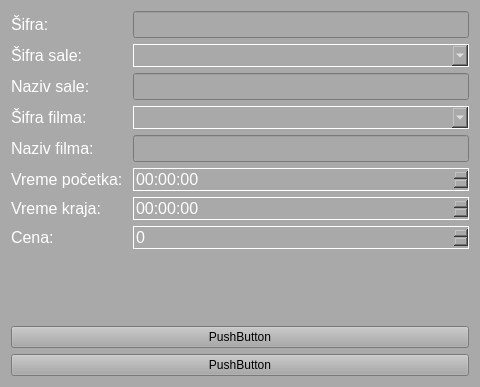
<?xml version="1.0" encoding="UTF-8"?>
<ui version="4.0">
 <class>Frame</class>
 <widget class="QFrame" name="Frame">
  <property name="geometry">
   <rect>
    <x>0</x>
    <y>0</y>
    <width>480</width>
    <height>387</height>
   </rect>
  </property>
  <property name="windowTitle">
   <string>Frame</string>
  </property>
  <property name="styleSheet">
   <string notr="true">background: darkgray</string>
  </property>
  <layout class="QVBoxLayout" name="verticalLayout">
   <item>
    <layout class="QFormLayout" name="formLayout">
     <property name="fieldGrowthPolicy">
      <enum>QFormLayout::AllNonFixedFieldsGrow</enum>
     </property>
     <item row="0" column="0">
      <widget class="QLabel" name="sifra_label">
       <property name="font">
        <font>
         <pointsize>12</pointsize>
        </font>
       </property>
       <property name="styleSheet">
        <string notr="true">color: white; lbl</string>
       </property>
       <property name="text">
        <string>Šifra: </string>
       </property>
      </widget>
     </item>
     <item row="0" column="1">
      <widget class="QLineEdit" name="sifra_input">
       <property name="enabled">
        <bool>false</bool>
       </property>
       <property name="font">
        <font>
         <pointsize>12</pointsize>
        </font>
       </property>
       <property name="styleSheet">
        <string notr="true">color: white; inp</string>
       </property>
      </widget>
     </item>
     <item row="1" column="0">
      <widget class="QLabel" name="sala_label">
       <property name="font">
        <font>
         <pointsize>12</pointsize>
        </font>
       </property>
       <property name="styleSheet">
        <string notr="true">color: white; lbl</string>
       </property>
       <property name="text">
        <string>Šifra sale:</string>
       </property>
      </widget>
     </item>
     <item row="1" column="1">
      <widget class="QComboBox" name="sala_cb">
       <property name="font">
        <font>
         <pointsize>12</pointsize>
        </font>
       </property>
       <property name="styleSheet">
        <string notr="true">color: white; border: 1px solid white; box</string>
       </property>
      </widget>
     </item>
     <item row="2" column="0">
      <widget class="QLabel" name="naziv_sale_label">
       <property name="font">
        <font>
         <pointsize>12</pointsize>
        </font>
       </property>
       <property name="styleSheet">
        <string notr="true">color: white; lbl</string>
       </property>
       <property name="text">
        <string>Naziv sale:</string>
       </property>
      </widget>
     </item>
     <item row="2" column="1">
      <widget class="QLineEdit" name="naziv_sale_input">
       <property name="enabled">
        <bool>false</bool>
       </property>
       <property name="font">
        <font>
         <pointsize>12</pointsize>
        </font>
       </property>
       <property name="styleSheet">
        <string notr="true">color: white; inp</string>
       </property>
      </widget>
     </item>
     <item row="3" column="0">
      <widget class="QLabel" name="film_label">
       <property name="font">
        <font>
         <pointsize>12</pointsize>
        </font>
       </property>
       <property name="styleSheet">
        <string notr="true">color: white; lbl</string>
       </property>
       <property name="text">
        <string>Šifra filma:</string>
       </property>
      </widget>
     </item>
     <item row="3" column="1">
      <widget class="QComboBox" name="film_cb">
       <property name="font">
        <font>
         <pointsize>12</pointsize>
        </font>
       </property>
       <property name="styleSheet">
        <string notr="true">color: white; border: 1px solid white; box</string>
       </property>
      </widget>
     </item>
     <item row="4" column="0">
      <widget class="QLabel" name="naziv_filma_label">
       <property name="font">
        <font>
         <pointsize>12</pointsize>
        </font>
       </property>
       <property name="styleSheet">
        <string notr="true">color: white; lbl</string>
       </property>
       <property name="text">
        <string>Naziv filma: </string>
       </property>
      </widget>
     </item>
     <item row="4" column="1">
      <widget class="QLineEdit" name="naziv_filma_input">
       <property name="enabled">
        <bool>false</bool>
       </property>
       <property name="font">
        <font>
         <pointsize>12</pointsize>
        </font>
       </property>
       <property name="styleSheet">
        <string notr="true">color: white; inp</string>
       </property>
       <property name="text">
        <string/>
       </property>
      </widget>
     </item>
     <item row="5" column="0">
      <widget class="QLabel" name="vreme_pocetka_label">
       <property name="font">
        <font>
         <pointsize>12</pointsize>
        </font>
       </property>
       <property name="styleSheet">
        <string notr="true">color: white; lbl</string>
       </property>
       <property name="text">
        <string>Vreme početka: </string>
       </property>
      </widget>
     </item>
     <item row="5" column="1">
      <widget class="QTimeEdit" name="vreme_pocetka_time">
       <property name="font">
        <font>
         <pointsize>12</pointsize>
        </font>
       </property>
       <property name="styleSheet">
        <string notr="true">color: white; border: 1px solid white; box</string>
       </property>
      </widget>
     </item>
     <item row="6" column="0">
      <widget class="QLabel" name="vreme_kraja_label">
       <property name="font">
        <font>
         <pointsize>12</pointsize>
        </font>
       </property>
       <property name="styleSheet">
        <string notr="true">color: white; lbl</string>
       </property>
       <property name="text">
        <string>Vreme kraja:  </string>
       </property>
      </widget>
     </item>
     <item row="6" column="1">
      <widget class="QTimeEdit" name="vreme_kraja_time">
       <property name="enabled">
        <bool>false</bool>
       </property>
       <property name="font">
        <font>
         <pointsize>12</pointsize>
        </font>
       </property>
       <property name="styleSheet">
        <string notr="true">color: white; border: 1px solid white; box</string>
       </property>
      </widget>
     </item>
     <item row="7" column="0">
      <widget class="QLabel" name="cena_label">
       <property name="font">
        <font>
         <pointsize>12</pointsize>
        </font>
       </property>
       <property name="styleSheet">
        <string notr="true">color: white; lbl</string>
       </property>
       <property name="text">
        <string>Cena: </string>
       </property>
      </widget>
     </item>
     <item row="7" column="1">
      <widget class="QSpinBox" name="cena_sb">
       <property name="font">
        <font>
         <pointsize>12</pointsize>
        </font>
       </property>
       <property name="styleSheet">
        <string notr="true">color: white; border: 1px solid white; box</string>
       </property>
       <property name="maximum">
        <number>9999999</number>
       </property>
      </widget>
     </item>
    </layout>
   </item>
   <item>
    <widget class="QPushButton" name="potvrdi_button">
     <property name="text">
      <string>PushButton</string>
     </property>
    </widget>
   </item>
   <item>
    <widget class="QPushButton" name="odustani_button">
     <property name="text">
      <string>PushButton</string>
     </property>
    </widget>
   </item>
  </layout>
 </widget>
 <resources/>
 <connections/>
</ui>
